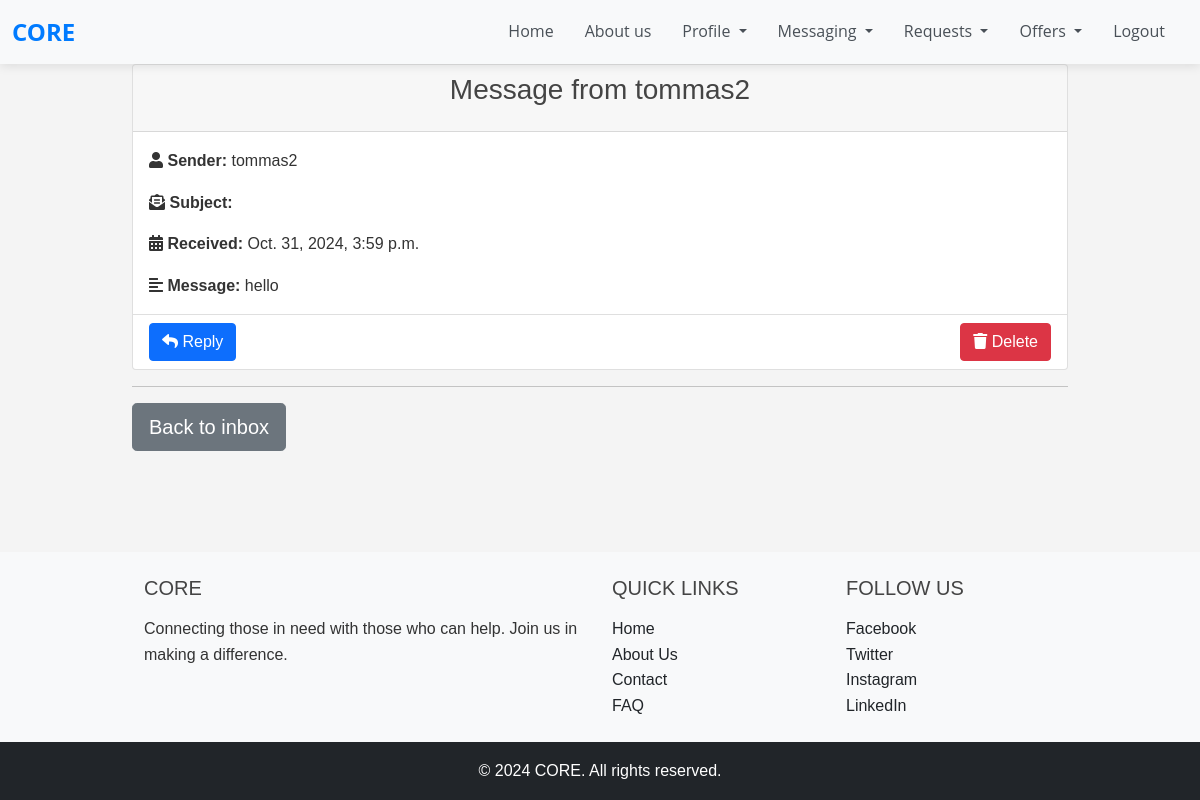
Page /view_message/2/ (signed in) on the committed database.
### communication/models.py (models this page shows)
class Message(models.Model):
    sender = models.ForeignKey(User, related_name='sent_messages', on_delete=models.CASCADE)
    recipient = models.ForeignKey(User, related_name='received_messages', on_delete=models.CASCADE)
    subject = models.CharField(max_length=150, default='')
    content = models.TextField()
    timestamp = models.DateTimeField(auto_now_add=True)

### accounts/models.py (models this page shows)
class User(AbstractUser):
    USER_TYPE_CHOICES = (
        ('requester', 'Requester'),
        ('provider', 'Provider'),
    )
    user_type = models.CharField(max_length=10, choices=USER_TYPE_CHOICES)
    name = models.CharField(max_length=255, null=True, blank=True)  # Adding a name field
    email = models.EmailField(unique=True)

### communication/views.py (the view)
# urls.py: path('view_message/<int:message_id>/', communication_views.view_message, name='view_message'),
@login_required
def view_message(request, message_id):
    message = get_object_or_404(Message, pk=message_id, recipient=request.user)
    return render(request, 'view_message.html', {'message': message})

### communication/templates/view_message.html (shortened to what this page needs)
{% extends 'base.html' %}
{% block content %}
{% load static %}
<link rel="stylesheet" type="text/css" href="{% static 'css/styles.css' %}">
<div class="container mt-8" data-page-type="view_message_page"  data-inbox-url="{% url 'inbox' %}">
    <div class="card">
        <div class="card-header text-center">
            <h3>Message from {{ message.sender.username }}</h3>
        </div>
        <div class="card-body">
            <p class="card-text"><i class="fas fa-user"></i> <strong>Sender:</strong> {{ message.sender.username }}</p>
            <p class="card-text"><i class="fas fa-envelope-open-text"></i> <strong>Subject:</strong> {{ message.subject }}</p>
            <p class="card-text"><i class="fas fa-calendar-alt"></i> <strong>Received:</strong> {{ message.timestamp }}</p>
            <p class="card-text"><i class="fas fa-align-left"></i> <strong>Message:</strong> {{ message.content }}</p>
        </div>
        <div class="card-footer bg-transparent d-flex justify-content-between">
            <div class="d-flex justify-content-between align-items-left ">
                <a href="{% url 'send_message_to' message.sender.id %}" class="btn btn-primary">
                    <i class="fas fa-reply"></i> Reply
                </a>
            </div>
            <div class="d-flex justify-content-between align-items-right ">
                <button type="button" class="btn btn-danger delete-btn" data-message-id="{{ message.id }}">
                    <i class="fas fa-trash"></i> Delete
                </button>
            </div>
        </div>
    </div>
    <hr>
    <a href="{% url 'inbox' %}"><button type="button2" class="btn btn-secondary btn-lg btn-block">Back to inbox</button></a>
</div>
{% load static %}
{% endblock %}

### static/css/base.css (style rules this page uses)
html, body { height: 100%; margin: 0; display: flex; flex-direction: column; }

### static/css/styles.css (style rules this page uses)
* { margin: 0; padding: 0; box-sizing: border-box; }
body { font-family: Arial, sans-serif; background-color: #f4f4f4; color: #333; line-height: 1.6; }
.container { width: 80%; margin: auto; overflow: hidden; }
h1, h2, h3, h4, h5, h6 { margin-bottom: 1rem; color: #444; }
p { margin-bottom: 1rem; }
a { color: #007BFF; text-decoration: none; }
button { display: inline-block; padding: 0.75rem 1.25rem; font-size: 1rem; cursor: pointer; border: none; background-color: #007BFF; color: #fff; border-radius: 5px; }
:root { --button-size-small: 8px 16px; --button-size-medium: 12px 24px; --button-size-large: 16px 32px; }

### rows in the picture
Message: sender.username "tommas2", timestamp "Oct. 31, 2024, 3:59 p.m.", content "hello"
